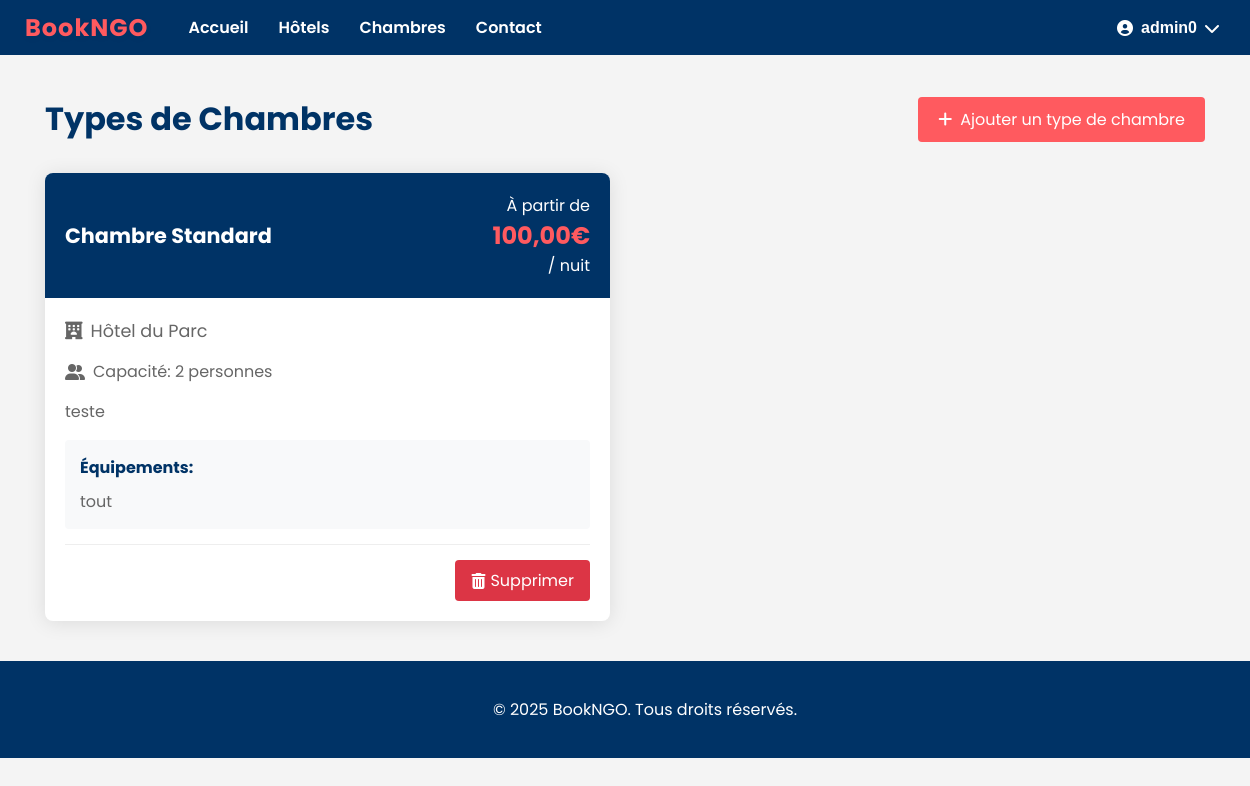
Before: /api/hotels/room-types/ (signed in) with the older database file.
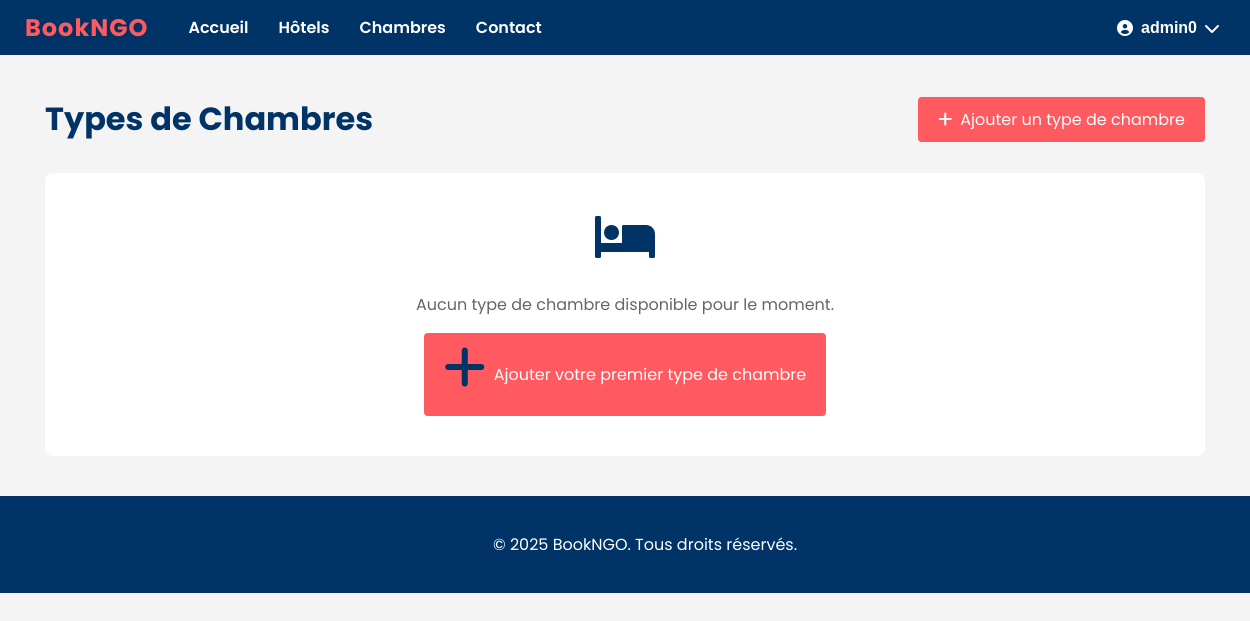
After: the same page with the newer database file.
### hotel_app/models.py (models this page shows, shortened)
class RoomType(models.Model):
    STANDARD = 'standard'
    DELUXE = 'deluxe'
    PRESIDENTIELLE = 'presidentielle'
    TYPE_CHOICES = (
        (STANDARD, 'Chambre Standard'),
        (DELUXE, 'Chambre Deluxe'),
        (PRESIDENTIELLE, 'Suite Présidentielle'),
    )
    hotel = models.ForeignKey(Hotel, on_delete=models.CASCADE, related_name='room_types')
    name = models.CharField(max_length=50, choices=TYPE_CHOICES)
    description = models.TextField()
    base_price = models.DecimalField(max_digits=10, decimal_places=2)
    capacity = models.PositiveIntegerField()
    amenities = models.TextField(blank=True)

class Hotel(models.Model):
    owner = models.ForeignKey(User, on_delete=models.CASCADE, related_name='hotels')
    name = models.CharField(max_length=255)
    description = models.TextField()
    address = models.TextField()
    city = models.CharField(max_length=100)
    country = models.CharField(max_length=100)
    email = models.EmailField()
    phone = models.CharField(max_length=20)
    image = models.ImageField(upload_to='hotels/', null=True, blank=True)
    base_price = models.DecimalField(max_digits=10, decimal_places=2, default=0)

### hotel_app/views.py (the view)
# urls.py: path('room-types/', room_type_list, name='room-type-list'),
@login_required
def room_type_list(request):
    room_types = RoomType.objects.filter(hotel__owner=request.user)
    return render(request, 'hotel_app/room_type_list.html', {'room_types': room_types})

### templates/hotel_app/room_type_list.html (shortened to what this page needs)
{% extends "base.html" %}
{% block content %}
<div class="room-types-container">
    <div class="section-header">
        <h1>Types de Chambres</h1>
        <a href="{% url 'room-type-create' %}" class="add-type-btn">
            <i class="fas fa-plus"></i> Ajouter un type de chambre
        </a>
    </div>
    <div class="room-type-grid">
        {% for room_type in room_types %}
        <div class="room-type-card">
            <div class="room-type-header">
                <h3>{{ room_type.get_name_display }}</h3>
                <div class="price-tag">
                    <span>À partir de</span>
                    <strong>{{ room_type.base_price }}€</strong>
                    <span>/ nuit</span>
                </div>
            </div>
            <div class="room-type-content">
                <p class="hotel-name">
                    <i class="fas fa-hotel"></i>
                    {{ room_type.hotel.name }}
                </p>
                <div class="room-type-details">
                    <p class="capacity">
                        <i class="fas fa-user-friends"></i>
                        Capacité: {{ room_type.capacity }} personne{% if room_type.capacity > 1 %}s{% endif %}
                    </p>
                    <div class="description">
                        <p>{{ room_type.description }}</p>
                    </div>
                    {% if room_type.amenities %}
                    <div class="amenities">
                        <h4>Équipements:</h4>
                        <p>{{ room_type.amenities }}</p>
                    </div>
                    {% endif %}
                </div>
                {% if user.is_authenticated and user.is_superuser or user == room_type.hotel.owner %}
                <div class="actions">
                    <a href="{% url 'room-type-delete' room_type.pk %}" class="delete-btn">
                        <i class="fas fa-trash-alt"></i> Supprimer
                    </a>
                </div>
                {% endif %}
            </div>
        </div>
        {% empty %}
        <div class="no-room-types">
            <i class="fas fa-bed"></i>
            <p>Aucun type de chambre disponible pour le moment.</p>
            <a href="{% url 'room-type-create' %}" class="add-type-btn">
                <i class="fas fa-plus"></i> Ajouter votre premier type de chambre
            </a>
        </div>
        {% endfor %}
    </div>
</div>
{% endblock %}

Changed rows visible on the page:
removed RoomType: name "Chambre Standard", base_price "100,00", hotel.name "Hôtel du Parc", capacity "2", description "teste", amenities "tout", shows "Supprimer"
Other visible differences:
text now shown: "Aucun type de chambre disponible pour le moment. Ajouter votre premier type de chambre"
